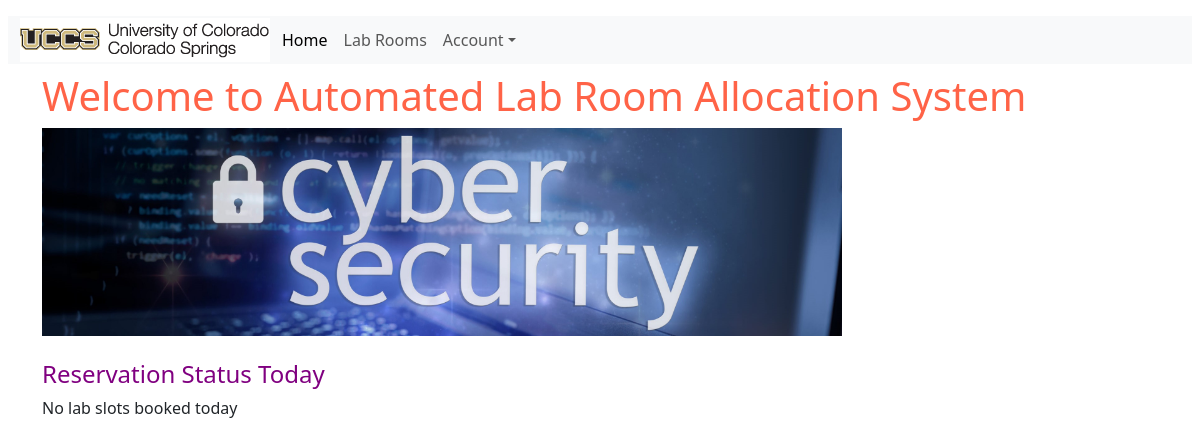
Before: / with the older database file.
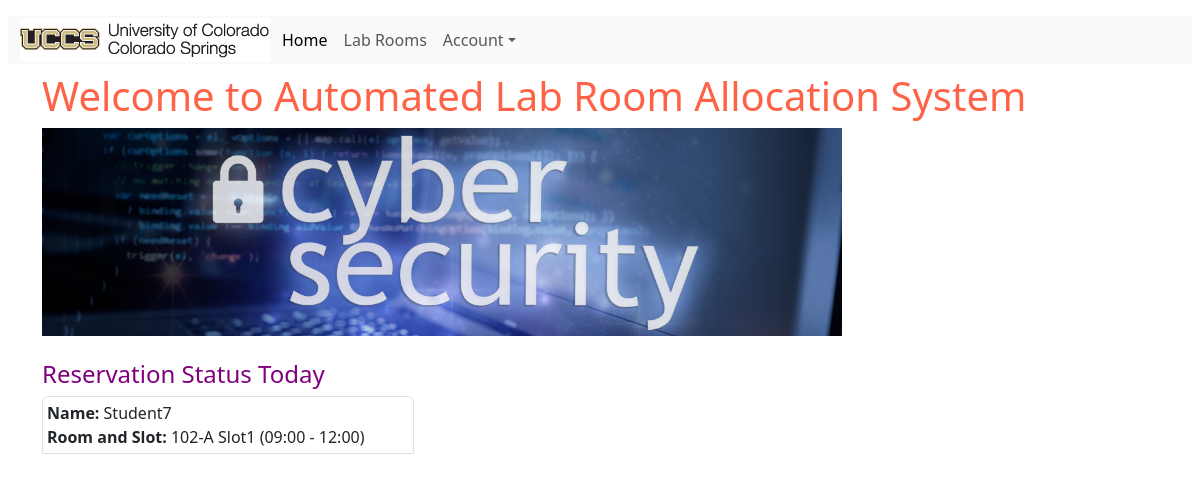
After: the same page with the newer database file.
### alras_application/models.py (models this page shows, shortened)
class Student(models.Model):
    MAJOR = (
        ('PhD-CS', 'PhD in Computer Science'),
        ('PhD-Sec', 'PhD in Security'),
        ('MS-CS', 'MS in Computer Science'),
        ('MS-Sec', 'MS in Security'),
    )
    user = models.ForeignKey(User, null=True, on_delete=models.CASCADE)
    name = models.CharField(max_length=200)
    email = models.CharField("UCCS Email", max_length=200)
    major = models.CharField(max_length=200, choices= MAJOR)
    slot = models.ForeignKey(LabRoom, on_delete=models.CASCADE, null=True, blank=True)
    date = models.DateField(null=True,blank=True)
    purpose = models.CharField(max_length=200,null=True)
    class Meta:
        unique_together = ['slot', 'date']

class LabRoom(models.Model):
    ROOMS = (
        ('101-A', 'Room 101-A'),
        ('102-A', 'Room 102-A'),
        ('103-B', 'Room 103-B'),
        ('104-B', 'Room 104-B'),
        ('105-C', 'Room 105-C'),
    )
    title = models.CharField(max_length=10,choices=ROOMS,null=True)
    slot = models.ForeignKey(RoomSlot, on_delete=models.CASCADE, default=None)

class RoomSlot(models.Model):
    SLOTS = (
        ('slot-1', '09:00 - 12:00'),
        ('slot-2', '12:00 - 15:00'),
        ('slot-3', '15:00 - 18:00')
    )
    slot = models.CharField(max_length=200, choices= SLOTS)
    title = models.CharField(max_length=200)

### alras_application/views.py (the view)
# urls.py: path('', views.index, name='index'),
def index(request):
    today = datetime.now().date()
    student_active_today = Student.objects.filter(date=today)
    return render( request, 'alras_application/index.html',{'student_active_today':student_active_today})

### alras_application/context_processors.py (called while the page is built)
def message_processor(request):
    if request.user.is_authenticated:
        no_msgs = 1
    else:
        no_msgs = 0
    return {
        'message' : no_msgs
    }

### alras_application/templates/alras_application/index.html (shortened to what this page needs)
{% extends "alras_application/base_template.html" %}
{% block content %}
<div class="container justify-content-center">
<h1 style="color:tomato;">Welcome to Automated Lab Room Allocation System</h1>
<img src="static/images/cyberLab_r.jpeg" class="img-fluid" alt="Cinque Terre" width="800" height="600">
</div>
<br>
<div class="container justify-content-center">
<h4 style="color:purple;">Reservation Status Today</h4>
{%if student_active_today %}
{% for i in student_active_today %}
<div class="col-sm-4 p-1 border rounded-top">
    <div class="container-fluid-sm">
    <strong>Name:</strong> {{i.name}}
    <strong>Room and Slot: </strong>{{ i.slot.title}} {{ i.slot.slot.title}}
    </div>
</div>
{% endfor %}
{%else%}
    <p>No lab slots booked today</p>
</div>
{%endif%}
{% endblock %}

Changed rows visible on the page:
added Student: name "Student7", slot "102-A", slot.slot "Slot1 (09:00 - 12:00)"
Other visible differences:
text no longer shown: "No lab slots booked today"
